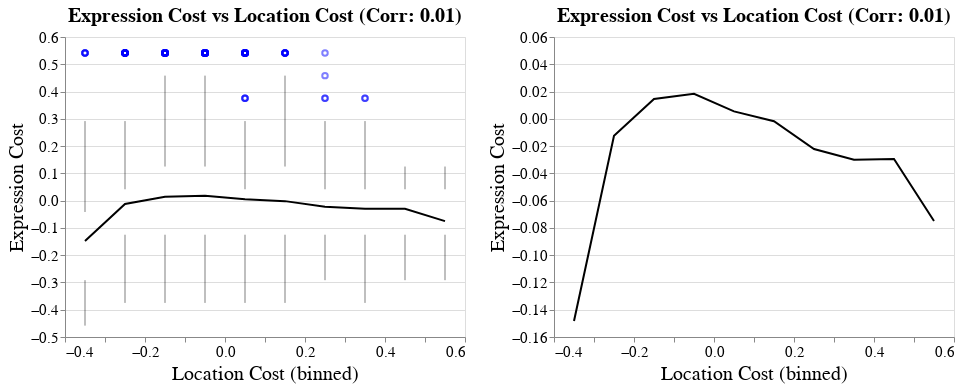

The notebook cell this image was saved under:
### Code cell
# calculate cost matrices for OT
cost_exp, cost_locs = novosparc.rc.setup_for_OT_reconstruction(df_dge_chosen.values, 
                                                               locations,
                                                               num_neighbors_source = n_neighbors,
                                                               num_neighbors_target = n_neighbors)
idx = np.tril_indices_from(cost_locs, k=1)
df_costs = pd.DataFrame({'Location Cost': cost_locs[idx],
                        'Expression Cost': cost_exp[idx]})

tit = 'Expression Cost vs Location Cost (Corr: %.02f)' % np.corrcoef(cost_locs[idx], cost_exp[idx])[0,1]
base = alt.Chart(alt.sample(df_costs, n=max_pts), title=tit)

bin_x = alt.X('Location Cost', bin=True)

band = base.mark_errorband(extent="iqr").encode(x=bin_x, y='Expression Cost', color=alt.value('blue'), opacity=alt.value(0.5))
box = base.mark_boxplot().encode(x=bin_x, y='Expression Cost', color=alt.value('blue'), opacity=alt.value(0.5))
means = base.mark_line().encode(x=bin_x, y='mean(Expression Cost)', color=alt.value('black'))

to_paper(box + means | band + means)

### Figure 1 — Vega-Lite specification as saved in the notebook (floating-point values rounded to 4 significant figures; data arrays with more than 128 entries replaced by an {"elided": "..."} marker saying what was removed)
{"config": {"view": {"continuousWidth": 400, "continuousHeight": 300}, "axis": {"labelFontSize": 15, "titleFontSize": 20, "titleFontWeight": "normal"}, "legend": {"labelFontSize": 15, "titleFontSize": 15}, "title": {"fontSize": 20}}, "hconcat": [{"layer": [{"mark": "boxplot", "encoding": {"color": {"value": "blue"}, "opacity": {"value": 0.5}, "x": {"type": "quantitative", "bin": true, "field": "Location Cost"}, "y": {"type": "quantitative", "field": "Expression Cost"}}, "title": "Expression Cost vs Location Cost (Corr: 0.01)"}, {"mark": "line", "encoding": {"color": {"value": "black"}, "x": {"type": "quantitative", "bin": true, "field": "Location Cost"}, "y": {"type": "quantitative", "aggregate": "mean", "field": "Expression Cost"}}, "title": "Expression Cost vs Location Cost (Corr: 0.01)"}]}, {"layer": [{"mark": {"type": "errorband", "extent": "iqr"}, "encoding": {"color": {"value": "blue"}, "opacity": {"value": 0.5}, "x": {"type": "quantitative", "bin": true, "field": "Location Cost"}, "y": {"type": "quantitative", "field": "Expression Cost"}}, "title": "Expression Cost vs Location Cost (Corr: 0.01)"}, {"mark": "line", "encoding": {"color": {"value": "black"}, "x": {"type": "quantitative", "bin": true, "field": "Location Cost"}, "y": {"type": "quantitative", "aggregate": "mean", "field": "Expression Cost"}}, "title": "Expression Cost vs Location Cost (Corr: 0.01)"}]}], "data": {"name": "data-cab9d43e2e4b93e8d8fafaf6aaac7038"}, "$schema": "https://vega.github.io/schema/vega-lite/v4.8.1.json", "datasets": {"data-cab9d43e2e4b93e8d8fafaf6aaac7038": {"elided": "5000 records"}}}
